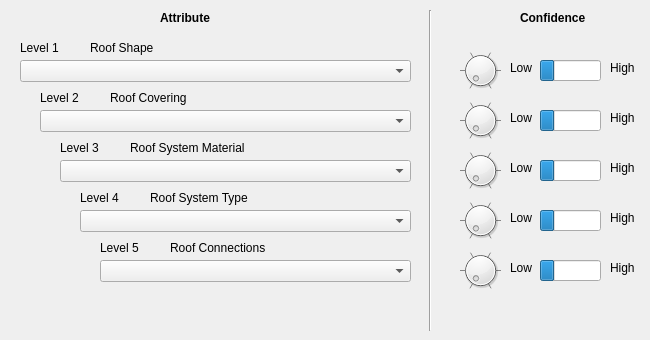
   <widget class="QWidget" name="tabWidgetPage4">
    <attribute name="title">
     <string>Roof</string>
    </attribute>
    <widget class="QLabel" name="label_41">
     <property name="geometry">
      <rect>
       <x>110</x>
       <y>90</y>
       <width>121</width>
       <height>16</height>
      </rect>
     </property>
     <property name="toolTip">
      <string>Material technology</string>
     </property>
     <property name="text">
      <string>Roof Covering</string>
     </property>
    </widget>
    <widget class="QLabel" name="label_46">
     <property name="geometry">
      <rect>
       <x>90</x>
       <y>40</y>
       <width>181</width>
       <height>16</height>
      </rect>
     </property>
     <property name="text">
      <string>Roof Shape</string>
     </property>
    </widget>
    <widget class="QLabel" name="label_47">
     <property name="geometry">
      <rect>
       <x>510</x>
       <y>110</y>
       <width>31</width>
       <height>16</height>
      </rect>
     </property>
     <property name="text">
      <string>Low</string>
     </property>
    </widget>
    <widget class="QLabel" name="label_48">
     <property name="geometry">
      <rect>
       <x>20</x>
       <y>40</y>
       <width>53</width>
       <height>16</height>
      </rect>
     </property>
     <property name="text">
      <string>Level 1</string>
     </property>
    </widget>
    <widget class="QLabel" name="label_49">
     <property name="geometry">
      <rect>
       <x>510</x>
       <y>60</y>
       <width>31</width>
       <height>16</height>
      </rect>
     </property>
     <property name="text">
      <string>Low</string>
     </property>
    </widget>
    <widget class="QComboBox" name="roof_shape">
     <property name="geometry">
      <rect>
       <x>20</x>
       <y>60</y>
       <width>391</width>
       <height>22</height>
      </rect>
     </property>
    </widget>
    <widget class="QLabel" name="label_50">
     <property name="geometry">
      <rect>
       <x>40</x>
       <y>90</y>
       <width>53</width>
       <height>16</height>
      </rect>
     </property>
     <property name="text">
      <string>Level 2</string>
     </property>
    </widget>
    <widget class="QProgressBar" name="progressBar_10">
     <property name="geometry">
      <rect>
       <x>540</x>
       <y>110</y>
       <width>61</width>
       <height>21</height>
      </rect>
     </property>
     <property name="value">
      <number>24</number>
     </property>
     <property name="textVisible">
      <bool>false</bool>
     </property>
     <property name="invertedAppearance">
      <bool>false</bool>
     </property>
    </widget>
    <widget class="Line" name="line_7">
     <property name="geometry">
      <rect>
       <x>420</x>
       <y>10</y>
       <width>20</width>
       <height>321</height>
      </rect>
     </property>
     <property name="orientation">
      <enum>Qt::Vertical</enum>
     </property>
    </widget>
    <widget class="QProgressBar" name="progressBar_11">
     <property name="geometry">
      <rect>
       <x>540</x>
       <y>60</y>
       <width>61</width>
       <height>21</height>
      </rect>
     </property>
     <property name="value">
      <number>24</number>
     </property>
     <property name="textVisible">
      <bool>false</bool>
     </property>
     <property name="invertedAppearance">
      <bool>false</bool>
     </property>
    </widget>
    <widget class="QComboBox" name="roofcovmat">
     <property name="enabled">
      <bool>true</bool>
     </property>
     <property name="geometry">
      <rect>
       <x>40</x>
       <y>110</y>
       <width>371</width>
       <height>22</height>
      </rect>
     </property>
    </widget>
    <widget class="QDial" name="roof_shape_bp">
     <property name="geometry">
      <rect>
       <x>460</x>
       <y>50</y>
       <width>41</width>
       <height>41</height>
      </rect>
     </property>
     <property name="maximum">
      <number>99</number>
     </property>
     <property name="singleStep">
      <number>10</number>
     </property>
     <property name="wrapping">
      <bool>false</bool>
     </property>
     <property name="notchTarget">
      <double>10.000000000000000</double>
     </property>
     <property name="notchesVisible">
      <bool>true</bool>
     </property>
    </widget>
    <widget class="QLabel" name="label_51">
     <property name="geometry">
      <rect>
       <x>610</x>
       <y>60</y>
       <width>31</width>
       <height>16</height>
      </rect>
     </property>
     <property name="text">
      <string>High</string>
     </property>
    </widget>
    <widget class="QLabel" name="label_52">
     <property name="geometry">
      <rect>
       <x>610</x>
       <y>110</y>
       <width>31</width>
       <height>16</height>
      </rect>
     </property>
     <property name="text">
      <string>High</string>
     </property>
    </widget>
    <widget class="QLabel" name="label_56">
     <property name="geometry">
      <rect>
       <x>520</x>
       <y>10</y>
       <width>81</width>
       <height>16</height>
      </rect>
     </property>
     <property name="font">
      <font>
       <weight>75</weight>
       <bold>true</bold>
      </font>
     </property>
     <property name="text">
      <string>Confidence</string>
     </property>
    </widget>
    <widget class="QLabel" name="label_55">
     <property name="geometry">
      <rect>
       <x>160</x>
       <y>10</y>
       <width>81</width>
       <height>16</height>
      </rect>
     </property>
     <property name="font">
      <font>
       <weight>75</weight>
       <bold>true</bold>
      </font>
     </property>
     <property name="text">
      <string>Attribute</string>
     </property>
    </widget>
    <widget class="QComboBox" name="roofsysmat">
     <property name="enabled">
      <bool>true</bool>
     </property>
     <property name="geometry">
      <rect>
       <x>60</x>
       <y>160</y>
       <width>351</width>
       <height>22</height>
      </rect>
     </property>
    </widget>
    <widget class="QLabel" name="label_113">
     <property name="geometry">
      <rect>
       <x>60</x>
       <y>140</y>
       <width>53</width>
       <height>16</height>
      </rect>
     </property>
     <property name="text">
      <string>Level 3</string>
     </property>
    </widget>
    <widget class="QLabel" name="label_114">
     <property name="geometry">
      <rect>
       <x>130</x>
       <y>140</y>
       <width>121</width>
       <height>16</height>
      </rect>
     </property>
     <property name="toolTip">
      <string>Material technology</string>
     </property>
     <property name="text">
      <string>Roof System Material</string>
     </property>
    </widget>
    <widget class="QLabel" name="label_115">
     <property name="geometry">
      <rect>
       <x>610</x>
       <y>160</y>
       <width>31</width>
       <height>16</height>
      </rect>
     </property>
     <property name="text">
      <string>High</string>
     </property>
    </widget>
    <widget class="QLabel" name="label_116">
     <property name="geometry">
      <rect>
       <x>510</x>
       <y>160</y>
       <width>31</width>
       <height>16</height>
      </rect>
     </property>
     <property name="text">
      <string>Low</string>
     </property>
    </widget>
    <widget class="QProgressBar" name="progressBar_23">
     <property name="geometry">
      <rect>
       <x>540</x>
       <y>160</y>
       <width>61</width>
       <height>21</height>
      </rect>
     </property>
     <property name="value">
      <number>24</number>
     </property>
     <property name="textVisible">
      <bool>false</bool>
     </property>
     <property name="invertedAppearance">
      <bool>false</bool>
     </property>
    </widget>
    <widget class="QDial" name="roofsysmat_bp">
     <property name="geometry">
      <rect>
       <x>460</x>
       <y>150</y>
       <width>41</width>
       <height>41</height>
      </rect>
     </property>
     <property name="maximum">
      <number>99</number>
     </property>
     <property name="singleStep">
      <number>10</number>
     </property>
     <property name="wrapping">
      <bool>false</bool>
     </property>
     <property name="notchTarget">
      <double>10.000000000000000</double>
     </property>
     <property name="notchesVisible">
      <bool>true</bool>
     </property>
    </widget>
    <widget class="QDial" name="roofcovmat_bp">
     <property name="geometry">
      <rect>
       <x>460</x>
       <y>100</y>
       <width>41</width>
       <height>41</height>
      </rect>
     </property>
     <property name="maximum">
      <number>99</number>
     </property>
     <property name="singleStep">
      <number>10</number>
     </property>
     <property name="wrapping">
      <bool>false</bool>
     </property>
     <property name="notchTarget">
      <double>10.000000000000000</double>
     </property>
     <property name="notchesVisible">
      <bool>true</bool>
     </property>
    </widget>
    <widget class="QComboBox" name="roofsystyp">
     <property name="enabled">
      <bool>true</bool>
     </property>
     <property name="geometry">
      <rect>
       <x>80</x>
       <y>210</y>
       <width>331</width>
       <height>22</height>
      </rect>
     </property>
    </widget>
    <widget class="QLabel" name="label_135">
     <property name="geometry">
      <rect>
       <x>150</x>
       <y>190</y>
       <width>121</width>
       <height>16</height>
      </rect>
     </property>
     <property name="toolTip">
      <string>Material technology</string>
     </property>
     <property name="text">
      <string>Roof System Type</string>
     </property>
    </widget>
    <widget class="QLabel" name="label_136">
     <property name="geometry">
      <rect>
       <x>80</x>
       <y>190</y>
       <width>53</width>
       <height>16</height>
      </rect>
     </property>
     <property name="text">
      <string>Level 4</string>
     </property>
    </widget>
    <widget class="QProgressBar" name="progressBar_26">
     <property name="geometry">
      <rect>
       <x>540</x>
       <y>210</y>
       <width>61</width>
       <height>21</height>
      </rect>
     </property>
     <property name="value">
      <number>24</number>
     </property>
     <property name="textVisible">
      <bool>false</bool>
     </property>
     <property name="invertedAppearance">
      <bool>false</bool>
     </property>
    </widget>
    <widget class="QDial" name="roofsystyp_bp">
     <property name="geometry">
      <rect>
       <x>460</x>
       <y>200</y>
       <width>41</width>
       <height>41</height>
      </rect>
     </property>
     <property name="maximum">
      <number>99</number>
     </property>
     <property name="singleStep">
      <number>10</number>
     </property>
     <property name="wrapping">
      <bool>false</bool>
     </property>
     <property name="notchTarget">
      <double>10.000000000000000</double>
     </property>
     <property name="notchesVisible">
      <bool>true</bool>
     </property>
    </widget>
    <widget class="QLabel" name="label_137">
     <property name="geometry">
      <rect>
       <x>610</x>
       <y>210</y>
       <width>31</width>
       <height>16</height>
      </rect>
     </property>
     <property name="text">
      <string>High</string>
     </property>
    </widget>
    <widget class="QLabel" name="label_138">
     <property name="geometry">
      <rect>
       <x>510</x>
       <y>210</y>
       <width>31</width>
       <height>16</height>
      </rect>
     </property>
     <property name="text">
      <string>Low</string>
     </property>
    </widget>
    <widget class="QLabel" name="label_139">
     <property name="geometry">
      <rect>
       <x>510</x>
       <y>260</y>
       <width>31</width>
       <height>16</height>
      </rect>
     </property>
     <property name="text">
      <string>Low</string>
     </property>
    </widget>
    <widget class="QDial" name="roof_conn_bp">
     <property name="geometry">
      <rect>
       <x>460</x>
       <y>250</y>
       <width>41</width>
       <height>41</height>
      </rect>
     </property>
     <property name="maximum">
      <number>99</number>
     </property>
     <property name="singleStep">
      <number>10</number>
     </property>
     <property name="wrapping">
      <bool>false</bool>
     </property>
     <property name="notchTarget">
      <double>10.000000000000000</double>
     </property>
     <property name="notchesVisible">
      <bool>true</bool>
     </property>
    </widget>
    <widget class="QComboBox" name="roof_conn">
     <property name="enabled">
      <bool>true</bool>
     </property>
     <property name="geometry">
      <rect>
       <x>100</x>
       <y>260</y>
       <width>311</width>
       <height>22</height>
      </rect>
     </property>
    </widget>
    <widget class="QLabel" name="label_140">
     <property name="geometry">
      <rect>
       <x>170</x>
       <y>240</y>
       <width>121</width>
       <height>16</height>
      </rect>
     </property>
     <property name="toolTip">
      <string>Material technology</string>
     </property>
     <property name="text">
      <string>Roof Connections</string>
     </property>
    </widget>
    <widget class="QProgressBar" name="progressBar_27">
     <property name="geometry">
      <rect>
       <x>540</x>
       <y>260</y>
       <width>61</width>
       <height>21</height>
      </rect>
     </property>
     <property name="value">
      <number>24</number>
     </property>
     <property name="textVisible">
      <bool>false</bool>
     </property>
     <property name="invertedAppearance">
      <bool>false</bool>
     </property>
    </widget>
    <widget class="QLabel" name="label_141">
     <property name="geometry">
      <rect>
       <x>100</x>
       <y>240</y>
       <width>53</width>
       <height>16</height>
      </rect>
     </property>
     <property name="text">
      <string>Level 5</string>
     </property>
    </widget>
    <widget class="QLabel" name="label_142">
     <property name="geometry">
      <rect>
       <x>610</x>
       <y>260</y>
       <width>31</width>
       <height>16</height>
      </rect>
     </property>
     <property name="text">
      <string>High</string>
     </property>
    </widget>
   </widget>
